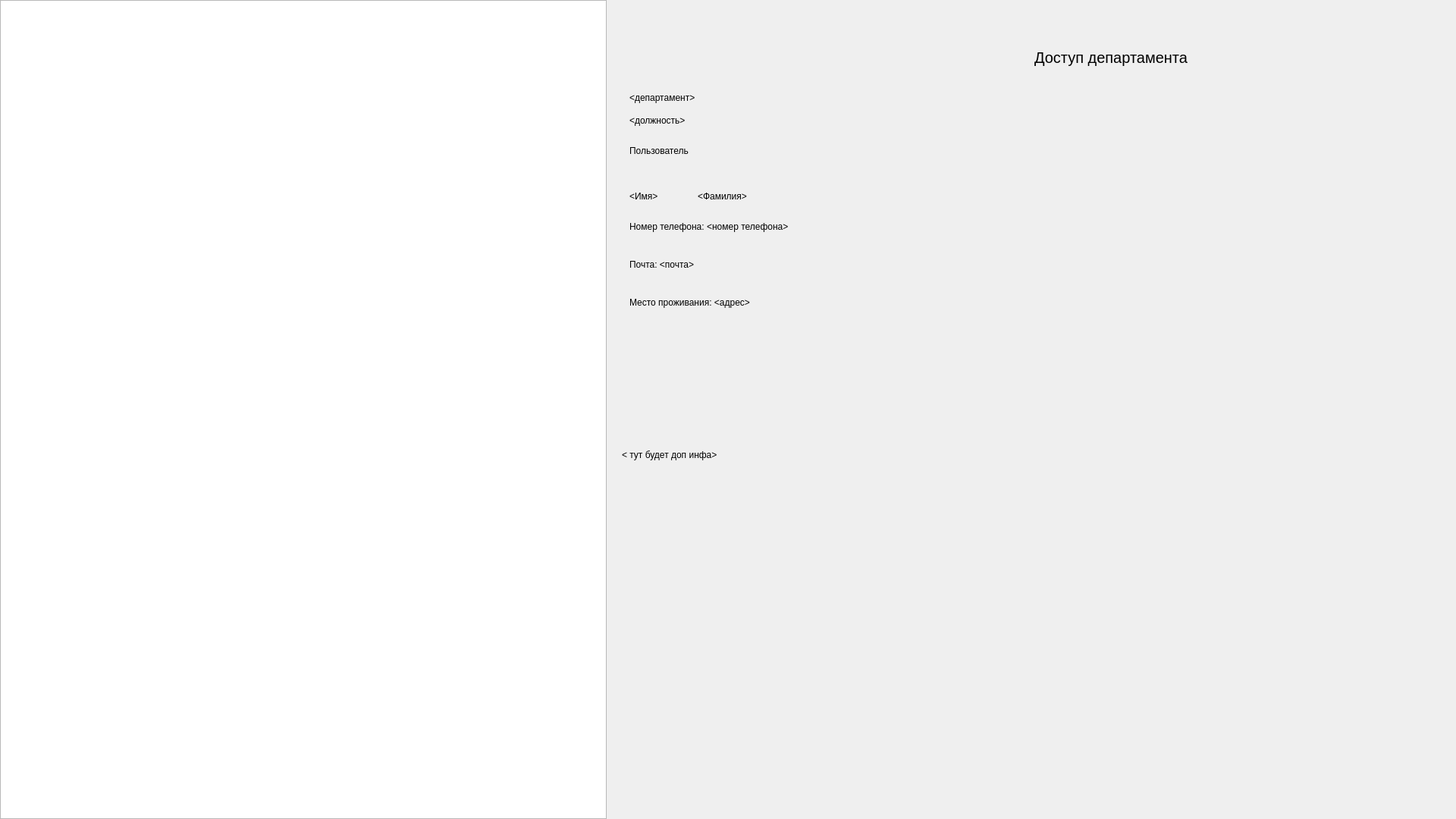
<?xml version="1.0" encoding="UTF-8"?>
<ui version="4.0">
 <class>MainWindow</class>
 <widget class="QMainWindow" name="MainWindow">
  <property name="geometry">
   <rect>
    <x>0</x>
    <y>0</y>
    <width>1920</width>
    <height>1080</height>
   </rect>
  </property>
  <property name="minimumSize">
   <size>
    <width>1920</width>
    <height>1080</height>
   </size>
  </property>
  <property name="maximumSize">
   <size>
    <width>1920</width>
    <height>1080</height>
   </size>
  </property>
  <property name="windowTitle">
   <string>MainWindow</string>
  </property>
  <widget class="QWidget" name="centralwidget">
   <widget class="QStackedWidget" name="stackedWidget">
    <property name="geometry">
     <rect>
      <x>0</x>
      <y>0</y>
      <width>1920</width>
      <height>1080</height>
     </rect>
    </property>
    <property name="currentIndex">
     <number>1</number>
    </property>
    <widget class="QWidget" name="page">
     <widget class="QPushButton" name="backBtn">
      <property name="geometry">
       <rect>
        <x>890</x>
        <y>560</y>
        <width>141</width>
        <height>41</height>
       </rect>
      </property>
      <property name="styleSheet">
       <string notr="true">QPushButton {
    background: rgba(32, 255, 144, 15);
	color: white;
    border-radius: 15px; 
	border: 2px solid transparent;
}

QPushButton:hover 
{   background: rgba(32, 255, 144, 30);
	border-color: rgba(155, 217, 144);
}

QPushButton:pressed 
{   background: rgba(32, 255, 144, 60);
}
</string>
      </property>
      <property name="text">
       <string>Назад</string>
      </property>
     </widget>
     <widget class="QTableView" name="tableView">
      <property name="geometry">
       <rect>
        <x>260</x>
        <y>0</y>
        <width>1400</width>
        <height>540</height>
       </rect>
      </property>
      <property name="minimumSize">
       <size>
        <width>1400</width>
        <height>540</height>
       </size>
      </property>
      <property name="maximumSize">
       <size>
        <width>1400</width>
        <height>540</height>
       </size>
      </property>
      <property name="editTriggers">
       <set>QAbstractItemView::DoubleClicked|QAbstractItemView::EditKeyPressed</set>
      </property>
      <property name="alternatingRowColors">
       <bool>true</bool>
      </property>
      <property name="selectionBehavior">
       <enum>QAbstractItemView::SelectRows</enum>
      </property>
      <property name="showGrid">
       <bool>true</bool>
      </property>
      <property name="sortingEnabled">
       <bool>false</bool>
      </property>
      <attribute name="horizontalHeaderVisible">
       <bool>true</bool>
      </attribute>
      <attribute name="horizontalHeaderCascadingSectionResizes">
       <bool>false</bool>
      </attribute>
      <attribute name="horizontalHeaderMinimumSectionSize">
       <number>40</number>
      </attribute>
      <attribute name="horizontalHeaderDefaultSectionSize">
       <number>200</number>
      </attribute>
      <attribute name="horizontalHeaderHighlightSections">
       <bool>true</bool>
      </attribute>
      <attribute name="horizontalHeaderShowSortIndicator" stdset="0">
       <bool>false</bool>
      </attribute>
      <attribute name="horizontalHeaderStretchLastSection">
       <bool>false</bool>
      </attribute>
      <attribute name="verticalHeaderVisible">
       <bool>false</bool>
      </attribute>
      <attribute name="verticalHeaderCascadingSectionResizes">
       <bool>false</bool>
      </attribute>
      <attribute name="verticalHeaderStretchLastSection">
       <bool>false</bool>
      </attribute>
     </widget>
    </widget>
    <widget class="QWidget" name="page_2">
     <widget class="QLabel" name="header">
      <property name="geometry">
       <rect>
        <x>1320</x>
        <y>30</y>
        <width>290</width>
        <height>91</height>
       </rect>
      </property>
      <property name="styleSheet">
       <string notr="true">font-size:  20px;
</string>
      </property>
      <property name="lineWidth">
       <number>1</number>
      </property>
      <property name="text">
       <string>Доступ департамента</string>
      </property>
      <property name="alignment">
       <set>Qt::AlignCenter</set>
      </property>
     </widget>
     <widget class="QListView" name="listView">
      <property name="geometry">
       <rect>
        <x>0</x>
        <y>0</y>
        <width>800</width>
        <height>1080</height>
       </rect>
      </property>
     </widget>
     <widget class="QLabel" name="loginLb">
      <property name="geometry">
       <rect>
        <x>830</x>
        <y>190</y>
        <width>141</width>
        <height>18</height>
       </rect>
      </property>
      <property name="text">
       <string>Пользователь &lt;login&gt;</string>
      </property>
     </widget>
     <widget class="QLabel" name="nameLb">
      <property name="geometry">
       <rect>
        <x>830</x>
        <y>250</y>
        <width>71</width>
        <height>18</height>
       </rect>
      </property>
      <property name="text">
       <string>&lt;Имя&gt;</string>
      </property>
     </widget>
     <widget class="QLabel" name="surnameLb">
      <property name="geometry">
       <rect>
        <x>920</x>
        <y>250</y>
        <width>201</width>
        <height>18</height>
       </rect>
      </property>
      <property name="text">
       <string>&lt;Фамилия&gt;</string>
      </property>
     </widget>
     <widget class="QLabel" name="numberLb">
      <property name="geometry">
       <rect>
        <x>830</x>
        <y>290</y>
        <width>301</width>
        <height>18</height>
       </rect>
      </property>
      <property name="text">
       <string>Номер телефона: &lt;номер телефона&gt;</string>
      </property>
     </widget>
     <widget class="QLabel" name="emailLb">
      <property name="geometry">
       <rect>
        <x>830</x>
        <y>340</y>
        <width>231</width>
        <height>18</height>
       </rect>
      </property>
      <property name="text">
       <string>Почта: &lt;почта&gt;</string>
      </property>
     </widget>
     <widget class="QLabel" name="addressLb">
      <property name="geometry">
       <rect>
        <x>830</x>
        <y>390</y>
        <width>291</width>
        <height>18</height>
       </rect>
      </property>
      <property name="text">
       <string>Место проживания: &lt;адрес&gt;</string>
      </property>
     </widget>
     <widget class="QLabel" name="infoLb">
      <property name="geometry">
       <rect>
        <x>820</x>
        <y>460</y>
        <width>451</width>
        <height>281</height>
       </rect>
      </property>
      <property name="text">
       <string>&lt; тут будет доп инфа&gt;</string>
      </property>
     </widget>
     <widget class="QLabel" name="departmntLb">
      <property name="geometry">
       <rect>
        <x>830</x>
        <y>120</y>
        <width>101</width>
        <height>18</height>
       </rect>
      </property>
      <property name="text">
       <string>&lt;департамент&gt;</string>
      </property>
     </widget>
     <widget class="QLabel" name="positionLb">
      <property name="geometry">
       <rect>
        <x>830</x>
        <y>150</y>
        <width>101</width>
        <height>18</height>
       </rect>
      </property>
      <property name="text">
       <string>&lt;должность&gt;</string>
      </property>
     </widget>
    </widget>
    <widget class="QWidget" name="page_3">
     <widget class="QLabel" name="label">
      <property name="geometry">
       <rect>
        <x>490</x>
        <y>40</y>
        <width>291</width>
        <height>91</height>
       </rect>
      </property>
      <property name="styleSheet">
       <string notr="true">font-size:  20px;
</string>
      </property>
      <property name="lineWidth">
       <number>1</number>
      </property>
      <property name="text">
       <string>Начальный доступ</string>
      </property>
      <property name="alignment">
       <set>Qt::AlignCenter</set>
      </property>
     </widget>
    </widget>
   </widget>
  </widget>
 </widget>
 <resources/>
 <connections/>
</ui>
